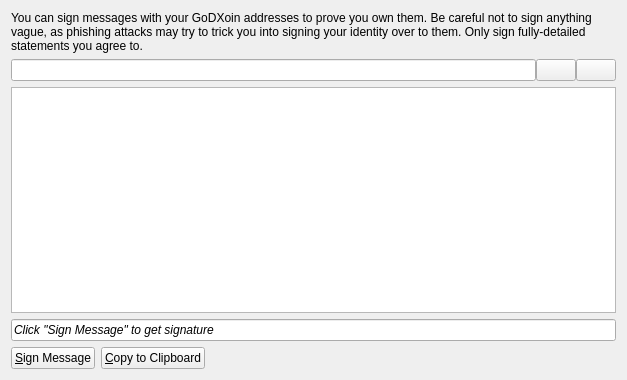
<?xml version="1.0" encoding="UTF-8"?>
<ui version="4.0">
 <class>MessagePage</class>
 <widget class="QWidget" name="MessagePage">
  <property name="geometry">
   <rect>
    <x>0</x>
    <y>0</y>
    <width>627</width>
    <height>380</height>
   </rect>
  </property>
  <property name="windowTitle">
   <string>Message</string>
  </property>
  <layout class="QVBoxLayout" name="verticalLayout">
   <item>
    <widget class="QLabel" name="labelExplanation">
     <property name="text">
      <string>You can sign messages with your GoDXoin addresses to prove you own them. Be careful not to sign anything vague, as phishing attacks may try to trick you into signing your identity over to them. Only sign fully-detailed statements you agree to.</string>
     </property>
     <property name="textFormat">
      <enum>Qt::AutoText</enum>
     </property>
     <property name="wordWrap">
      <bool>true</bool>
     </property>
    </widget>
   </item>
   <item>
    <layout class="QHBoxLayout" name="horizontalLayout_3">
     <property name="spacing">
      <number>0</number>
     </property>
     <item>
      <widget class="QValidatedLineEdit" name="signFrom">
       <property name="toolTip">
        <string>The address to sign the message with  (e.g. 1NS17iag9jJgTHD1VXjvLCEnZuQ3rJDE9L)</string>
       </property>
       <property name="maxLength">
        <number>34</number>
       </property>
      </widget>
     </item>
     <item>
      <widget class="QPushButton" name="addressBookButton">
       <property name="toolTip">
        <string>Choose adress from address book</string>
       </property>
       <property name="text">
        <string/>
       </property>
       <property name="icon">
        <iconset resource="../bitcoin.qrc">
         <normaloff>:/icons/address-book</normaloff>:/icons/address-book</iconset>
       </property>
       <property name="shortcut">
        <string>Alt+A</string>
       </property>
       <property name="autoDefault">
        <bool>false</bool>
       </property>
       <property name="flat">
        <bool>false</bool>
       </property>
      </widget>
     </item>
     <item>
      <widget class="QPushButton" name="pasteButton">
       <property name="toolTip">
        <string>Paste address from clipboard</string>
       </property>
       <property name="text">
        <string/>
       </property>
       <property name="icon">
        <iconset resource="../bitcoin.qrc">
         <normaloff>:/icons/editpaste</normaloff>:/icons/editpaste</iconset>
       </property>
       <property name="shortcut">
        <string>Alt+P</string>
       </property>
       <property name="autoDefault">
        <bool>false</bool>
       </property>
      </widget>
     </item>
    </layout>
   </item>
   <item>
    <widget class="QPlainTextEdit" name="message">
     <property name="toolTip">
      <string>Enter the message you want to sign here</string>
     </property>
    </widget>
   </item>
   <item>
    <widget class="QLineEdit" name="signature">
     <property name="font">
      <font>
       <italic>true</italic>
      </font>
     </property>
     <property name="text">
      <string>Click &quot;Sign Message&quot; to get signature</string>
     </property>
     <property name="readOnly">
      <bool>true</bool>
     </property>
    </widget>
   </item>
   <item>
    <layout class="QHBoxLayout" name="horizontalLayout">
     <item>
      <widget class="QPushButton" name="signMessage">
       <property name="toolTip">
        <string>Sign a message to prove you own this GoDXoin address</string>
       </property>
       <property name="text">
        <string>&amp;Sign Message</string>
       </property>
       <property name="icon">
        <iconset resource="../bitcoin.qrc">
         <normaloff>:/icons/edit</normaloff>:/icons/edit</iconset>
       </property>
      </widget>
     </item>
     <item>
      <widget class="QPushButton" name="copyToClipboard">
       <property name="toolTip">
        <string>Copy the current signature to the system clipboard</string>
       </property>
       <property name="text">
        <string>&amp;Copy to Clipboard</string>
       </property>
       <property name="icon">
        <iconset resource="../bitcoin.qrc">
         <normaloff>:/icons/editcopy</normaloff>:/icons/editcopy</iconset>
       </property>
      </widget>
     </item>
     <item>
      <spacer name="horizontalSpacer">
       <property name="orientation">
        <enum>Qt::Horizontal</enum>
       </property>
       <property name="sizeHint" stdset="0">
        <size>
         <width>40</width>
         <height>20</height>
        </size>
       </property>
      </spacer>
     </item>
    </layout>
   </item>
  </layout>
 </widget>
 <customwidgets>
  <customwidget>
   <class>QValidatedLineEdit</class>
   <extends>QLineEdit</extends>
   <header>qvalidatedlineedit.h</header>
  </customwidget>
 </customwidgets>
 <resources>
  <include location="../bitcoin.qrc"/>
 </resources>
 <connections/>
</ui>
